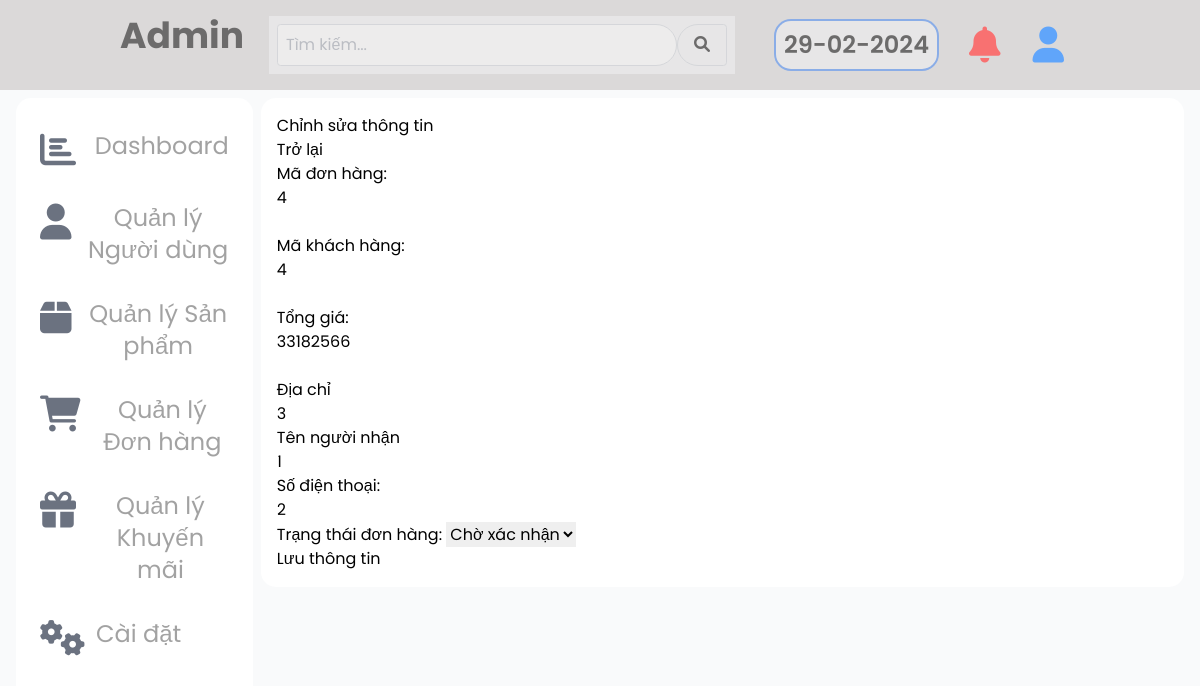
The page /admin/index.php?page=order&action=sua&id=4 on the database its author committed.
### tables this page shows
CREATE TABLE `orders` (
  `order_id` int(11) NOT NULL,
  `user_id` int(11) DEFAULT NULL,
  `total_price` decimal(12,0) DEFAULT NULL,
  `order_date` timestamp NULL DEFAULT NULL,
  `address` varchar(255) DEFAULT NULL,
  `name` varchar(255) DEFAULT NULL,
  `phone` varchar(20) DEFAULT NULL,
  `state` varchar(50) DEFAULT NULL
);

### admin/quanlydonhang/formsua.php (the view, shortened to what this page needs)
<?php
include '../connectdb.php';
function getOrderById($orderId) {
    global $conn;
    $orderId = mysqli_real_escape_string($conn, $orderId);
    $result = $conn->query("SELECT * FROM orders WHERE order_id = '$orderId'");
    $order = $result->fetch_assoc();
    return $order;
}
if (isset($_GET['id'])) {
    $orderId = $_GET['id'];
    $order = getorderById($orderId);
}
?>
<div class="">Chỉnh sửa thông tin</div>
<a href="./?page=order&action=lietke">Trở lại </a>
<form action="index.php?page=order&action=xulysua" method="POST" enctype="multipart/form-data">
        <div class="w-[40%]">
     <div >Mã đơn hàng:</div>
         <div   class="" ><?php echo $order['order_id']; ?></div><br>
         <div >Mã khách hàng:</div>
            <div  class=""><?php echo $order['user_id']; ?><div/><br>
         <div >Tổng giá:</div>
              <div   class="" ><?php echo $order['total_price']; ?></div><br>
        <label for="name">Địa chỉ</label>
        <input type="text" id="name" name="address" value="<?php echo $order['address']; ?>"><br>
        <label for="address">Tên người nhận</label>
        <input type="text" id="address" name="name" value="<?php echo $order['name']; ?>"><br>
        <label for="phone">Số điện thoại:</label>
        <input type="text" id="phone" name="phone" value="<?php echo $order['phone']; ?>"><br>
        <label for="order_status">Trạng thái đơn hàng:</label>
        <select name="order_status" id="order_status">
        <option value="cho_xac_nhan" <?php echo ($order['state'] == 'cho_xac_nhan') ? 'selected' : ''; ?>>Chờ xác nhận</option>
    </select>
        <button type="submit">Lưu thông tin</button>
    </form>

### css/style.css (style rules this page uses)
* { padding: 0; margin: 0; box-sizing: border-box; font-family: 'poppins',sans-serif; }
.btn,button,input { border-radius: 35px; }
a { text-decoration: none; }
body { background-color: #dbd9d9; margin: 0; padding: 0; }

### rows shown on the page
orders: order_id "4", user "4", total_price "33182566", address "3", name "1", phone "2"
